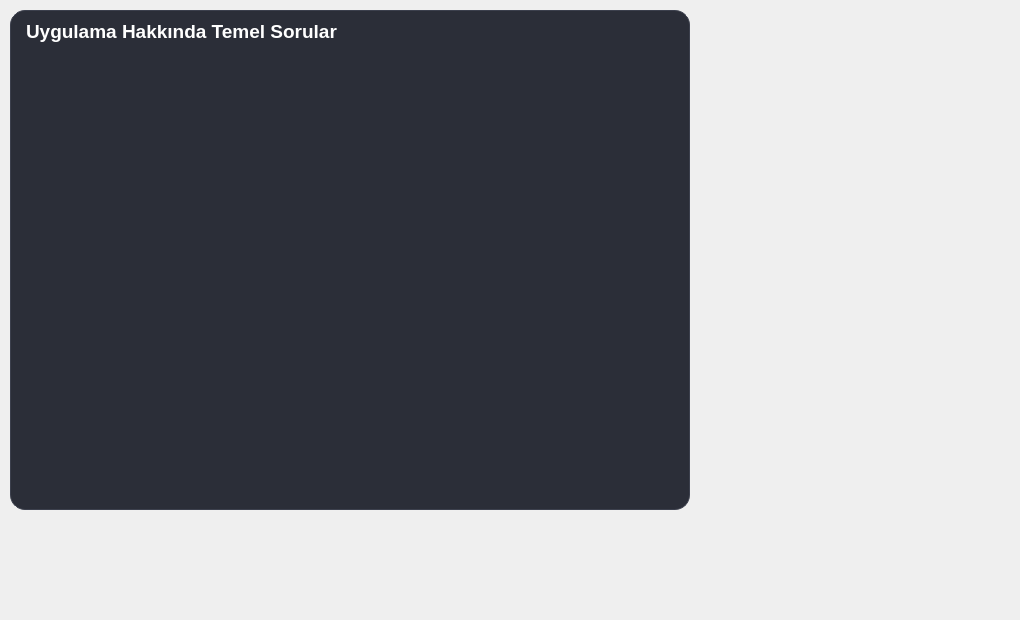
<?xml version="1.0" encoding="UTF-8"?>
<ui version="4.0">
 <class>YardimWidget</class>
 <widget class="QWidget" name="YardimWidget">
  <property name="geometry">
   <rect>
    <x>0</x>
    <y>0</y>
    <width>1020</width>
    <height>620</height>
   </rect>
  </property>
  <property name="windowTitle">
   <string>Form</string>
  </property>
  <widget class="QFrame" name="sikca_sorulan_frame">
   <property name="geometry">
    <rect>
     <x>10</x>
     <y>10</y>
     <width>680</width>
     <height>500</height>
    </rect>
   </property>
   <property name="styleSheet">
    <string notr="true">#sikca_sorulan_frame {
    background-color: #2b2e38;
    border-radius: 15px;
    border: 1px solid #3c404d;
}

QLabel {
    color: #ffffff;
    font-family: 'Segoe UI', sans-serif;
}

#sss_baslik {
    font-size: 22px;
    font-weight: bold;
    color: #ffffff;
    padding-bottom: 15px;
    border-bottom: 1px solid #3c404d;
    margin-bottom: 15px;
}</string>
   </property>
   <layout class="QVBoxLayout" name="verticalLayout_19">
    <item>
     <widget class="QLabel" name="sss_baslik">
      <property name="text">
       <string>&lt;html&gt;&lt;head/&gt;&lt;body&gt;&lt;p&gt;&lt;span style=&quot; font-size:14pt; font-weight:600; color:#ffffff;&quot;&gt;Uygulama Hakkında Temel Sorular&lt;/span&gt;&lt;/p&gt;&lt;/body&gt;&lt;/html&gt;</string>
      </property>
     </widget>
    </item>
    <item>
     <widget class="QTreeWidget" name="sss_listesi">
      <property name="styleSheet">
       <string notr="true">QTreeWidget {
    background-color: #2b2e38;
    border: none;
    color: #e0e0e0;
    font-family: 'Segoe UI', sans-serif;
    font-size: 15px;
    outline: none;
}

QTreeWidget::item {
    padding: 12px;
    border-bottom: 1px solid #3c404d;
}

QTreeWidget::item:hover {
    background-color: #363a45;
    color: #ffffff;
}

QTreeWidget::item:selected {
    background-color: #3c404d;
    color: #4facfe;
}

QTreeWidget::branch:has-children:!has-siblings:closed,
QTreeWidget::branch:closed:has-children:has-siblings {
    image: url(:/Assets/question.png); /* Placeholder or default arrow if not available, but let's rely on default or simple styling */
}

QTreeWidget::branch:open:has-children:!has-siblings,
QTreeWidget::branch:open:has-children:has-siblings  {
    image: url(:/Assets/question.png);
}

QScrollBar:vertical {
    border: none;
    background: #2b2e38;
    width: 10px;
    margin: 0px 0px 0px 0px;
}

QScrollBar::handle:vertical {
    background: #3c404d;
    min-height: 20px;
    border-radius: 5px;
}

QScrollBar::handle:vertical:hover {
    background: #4facfe;
}

QScrollBar::add-line:vertical {
    height: 0px;
    subcontrol-position: bottom;
    subcontrol-origin: margin;
}

QScrollBar::sub-line:vertical {
    height: 0px;
    subcontrol-position: top;
    subcontrol-origin: margin;
}

QScrollBar::add-page:vertical, QScrollBar::sub-page:vertical {
    background: none;
}</string>
   </property>
      <property name="headerHidden">
       <bool>true</bool>
      </property>
      <property name="animated">
       <bool>true</bool>
      </property>
      <property name="indentation">
       <number>20</number>
      </property>
      <column>
       <property name="text">
        <string>Soru - Cevap</string>
       </property>
      </column>
     </widget>
    </item>
   </layout>
  </widget>
 </widget>
 <resources/>
 <connections/>
</ui>
